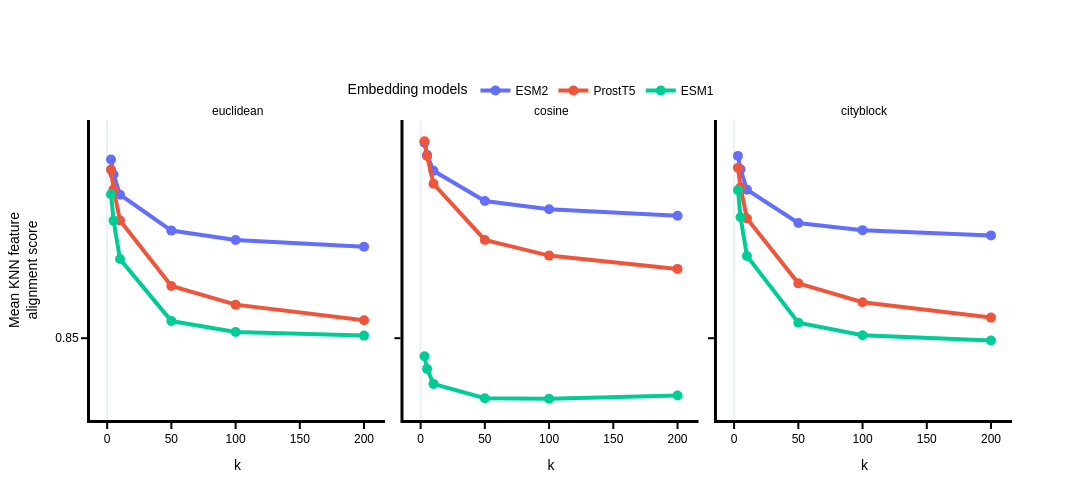

Write notebook code for a chart like this one.
### Code cell
import plotly.express as px
def plot_kNN_alignment_scores(fig):
    fig.update_layout(
            yaxis_title="Mean KNN feature<br>alignment score",
            template="plotly_white",
            font={"family": "Arial", "color": "black", "size": 12},
            legend_title_text="Embedding models",
            width=1200,
            height=500,
    )

    fig.update_traces(marker=dict(size=10), line=dict(width=4))

    for axis in fig.layout:
        if axis.startswith('xaxis'):
            fig.layout[axis].update(
                        showgrid=False,
                        linecolor='black',
                        linewidth=3,
                        ticks='outside',
                        tickwidth=2,
                        tickcolor='black',
                        ticklen=6,
                        tickformat=".0f"
                    )
        if axis.startswith('yaxis'):
            fig.layout[axis].update(
                showgrid=False,
                linecolor='black',
                linewidth=3,
                ticks='outside',
                tickwidth=2,
                tickcolor='black',
                ticklen=6,
                tickformat=".2f",
                dtick=0.05
            )    

    for annotation in fig.layout.annotations:
        if '=' in annotation.text:
            annotation.text = annotation.text.split('=')[1]
                
    fig.update_layout(
        title=dict(
            x=0,
            xanchor='left'
        ),
        legend=dict(
            orientation='h',
            x=0.48,
            y=1.05,
            xanchor='center',
            yanchor='bottom'
        ),
        margin=dict(t=120)
    )
    return fig

fig = px.line(
    df,
    x="k",
    y="kNN score",
    color="Embedding Space",
    facet_col="metric",
    markers=True,
)
fig = plot_kNN_alignment_scores(fig)

fig.show()

### Figure 1 — Plotly figure (JSON) as saved in the notebook; plotly's stock layout.template omitted (floating-point values rounded to 4 significant figures)
{"data": [{"hovertemplate": "Embedding Space=ESM2<br>metric=euclidean<br>k=%{x}<br>kNN score=%{y}<extra></extra>", "legendgroup": "ESM2", "line": {"color": "#636efa", "dash": "solid", "width": 4}, "marker": {"size": 10, "symbol": "circle"}, "mode": "lines+markers", "name": "ESM2", "orientation": "v", "showlegend": true, "type": "scatter", "x": [3, 5, 10, 50, 100, 200], "xaxis": "x", "y": [0.8882, 0.885, 0.8807, 0.873, 0.871, 0.8695], "yaxis": "y"}, {"hovertemplate": "Embedding Space=ESM2<br>metric=cosine<br>k=%{x}<br>kNN score=%{y}<extra></extra>", "legendgroup": "ESM2", "line": {"color": "#636efa", "dash": "solid", "width": 4}, "marker": {"size": 10, "symbol": "circle"}, "mode": "lines+markers", "name": "ESM2", "orientation": "v", "showlegend": false, "type": "scatter", "x": [3, 5, 10, 50, 100, 200], "xaxis": "x2", "y": [0.8918, 0.8891, 0.8858, 0.8793, 0.8776, 0.8762], "yaxis": "y2"}, {"hovertemplate": "Embedding Space=ESM2<br>metric=cityblock<br>k=%{x}<br>kNN score=%{y}<extra></extra>", "legendgroup": "ESM2", "line": {"color": "#636efa", "dash": "solid", "width": 4}, "marker": {"size": 10, "symbol": "circle"}, "mode": "lines+markers", "name": "ESM2", "orientation": "v", "showlegend": false, "type": "scatter", "x": [3, 5, 10, 50, 100, 200], "xaxis": "x3", "y": [0.889, 0.8861, 0.8817, 0.8746, 0.8731, 0.872], "yaxis": "y3"}, {"hovertemplate": "Embedding Space=ProstT5<br>metric=euclidean<br>k=%{x}<br>kNN score=%{y}<extra></extra>", "legendgroup": "ProstT5", "line": {"color": "#EF553B", "dash": "solid", "width": 4}, "marker": {"size": 10, "symbol": "circle"}, "mode": "lines+markers", "name": "ProstT5", "orientation": "v", "showlegend": true, "type": "scatter", "x": [3, 5, 10, 50, 100, 200], "xaxis": "x", "y": [0.886, 0.8818, 0.8752, 0.8612, 0.8572, 0.8538], "yaxis": "y"}, {"hovertemplate": "Embedding Space=ProstT5<br>metric=cosine<br>k=%{x}<br>kNN score=%{y}<extra></extra>", "legendgroup": "ProstT5", "line": {"color": "#EF553B", "dash": "solid", "width": 4}, "marker": {"size": 10, "symbol": "circle"}, "mode": "lines+markers", "name": "ProstT5", "orientation": "v", "showlegend": false, "type": "scatter", "x": [3, 5, 10, 50, 100, 200], "xaxis": "x2", "y": [0.8921, 0.889, 0.883, 0.871, 0.8677, 0.8648], "yaxis": "y2"}, {"hovertemplate": "Embedding Space=ProstT5<br>metric=cityblock<br>k=%{x}<br>kNN score=%{y}<extra></extra>", "legendgroup": "ProstT5", "line": {"color": "#EF553B", "dash": "solid", "width": 4}, "marker": {"size": 10, "symbol": "circle"}, "mode": "lines+markers", "name": "ProstT5", "orientation": "v", "showlegend": false, "type": "scatter", "x": [3, 5, 10, 50, 100, 200], "xaxis": "x3", "y": [0.8864, 0.8823, 0.8756, 0.8617, 0.8577, 0.8544], "yaxis": "y3"}, {"hovertemplate": "Embedding Space=ESM1<br>metric=euclidean<br>k=%{x}<br>kNN score=%{y}<extra></extra>", "legendgroup": "ESM1", "line": {"color": "#00cc96", "dash": "solid", "width": 4}, "marker": {"size": 10, "symbol": "circle"}, "mode": "lines+markers", "name": "ESM1", "orientation": "v", "showlegend": true, "type": "scatter", "x": [3, 5, 10, 50, 100, 200], "xaxis": "x", "y": [0.8807, 0.8751, 0.8669, 0.8537, 0.8513, 0.8506], "yaxis": "y"}, {"hovertemplate": "Embedding Space=ESM1<br>metric=cosine<br>k=%{x}<br>kNN score=%{y}<extra></extra>", "legendgroup": "ESM1", "line": {"color": "#00cc96", "dash": "solid", "width": 4}, "marker": {"size": 10, "symbol": "circle"}, "mode": "lines+markers", "name": "ESM1", "orientation": "v", "showlegend": false, "type": "scatter", "x": [3, 5, 10, 50, 100, 200], "xaxis": "x2", "y": [0.8462, 0.8434, 0.8402, 0.8372, 0.8371, 0.8378], "yaxis": "y2"}, {"hovertemplate": "Embedding Space=ESM1<br>metric=cityblock<br>k=%{x}<br>kNN score=%{y}<extra></extra>", "legendgroup": "ESM1", "line": {"color": "#00cc96", "dash": "solid", "width": 4}, "marker": {"size": 10, "symbol": "circle"}, "mode": "lines+markers", "name": "ESM1", "orientation": "v", "showlegend": false, "type": "scatter", "x": [3, 5, 10, 50, 100, 200], "xaxis": "x3", "y": [0.8817, 0.8758, 0.8676, 0.8533, 0.8506, 0.8495], "yaxis": "y3"}], "layout": {"annotations": [{"font": {}, "showarrow": false, "text": "euclidean", "x": 0.16, "xanchor": "center", "xref": "paper", "y": 1, "yanchor": "bottom", "yref": "paper"}, {"font": {}, "showarrow": false, "text": "cosine", "x": 0.5, "xanchor": "center", "xref": "paper", "y": 1, "yanchor": "bottom", "yref": "paper"}, {"font": {}, "showarrow": false, "text": "cityblock", "x": 0.84, "xanchor": "center", "xref": "paper", "y": 1, "yanchor": "bottom", "yref": "paper"}], "font": {"color": "black", "family": "Arial", "size": 12}, "height": 500, "legend": {"orientation": "h", "title": {"text": "Embedding models"}, "tracegroupgap": 0, "x": 0.48, "xanchor": "center", "y": 1.05, "yanchor": "bottom"}, "margin": {"t": 120}, "title": {"x": 0, "xanchor": "left"}, "width": 1200, "xaxis": {"anchor": "y", "domain": [0, 0.32], "linecolor": "black", "linewidth": 3, "showgrid": false, "tickcolor": "black", "tickformat": ".0f", "ticklen": 6, "ticks": "outside", "tickwidth": 2, "title": {"text": "k"}}, "xaxis2": {"anchor": "y2", "domain": [0.34, 0.66], "linecolor": "black", "linewidth": 3, "matches": "x", "showgrid": false, "tickcolor": "black", "tickformat": ".0f", "ticklen": 6, "ticks": "outside", "tickwidth": 2, "title": {"text": "k"}}, "xaxis3": {"anchor": "y3", "domain": [0.68, 1.0], "linecolor": "black", "linewidth": 3, "matches": "x", "showgrid": false, "tickcolor": "black", "tickformat": ".0f", "ticklen": 6, "ticks": "outside", "tickwidth": 2, "title": {"text": "k"}}, "yaxis": {"anchor": "x", "domain": [0, 1], "dtick": 0.05, "linecolor": "black", "linewidth": 3, "showgrid": false, "tickcolor": "black", "tickformat": ".2f", "ticklen": 6, "ticks": "outside", "tickwidth": 2, "title": {"text": "Mean KNN feature<br>alignment score"}}, "yaxis2": {"anchor": "x2", "domain": [0, 1], "dtick": 0.05, "linecolor": "black", "linewidth": 3, "matches": "y", "showgrid": false, "showticklabels": false, "tickcolor": "black", "tickformat": ".2f", "ticklen": 6, "ticks": "outside", "tickwidth": 2}, "yaxis3": {"anchor": "x3", "domain": [0, 1], "dtick": 0.05, "linecolor": "black", "linewidth": 3, "matches": "y", "showgrid": false, "showticklabels": false, "tickcolor": "black", "tickformat": ".2f", "ticklen": 6, "ticks": "outside", "tickwidth": 2}}}
